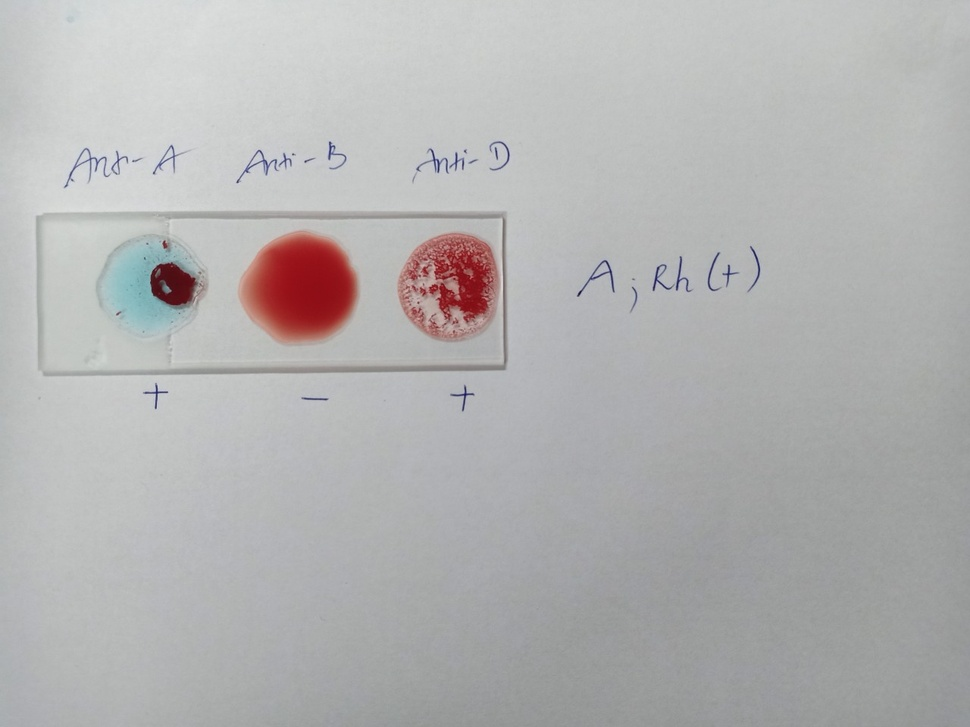
#> input picture bloodtp/test3/mau1.jpg, 970 x 727 px, shrunk from 1280 x 960 before the run
$ python test3.py
#> lines starting #> are read from the running program, lines starting #| are printed output that depends on the picture; after the words box and inside, x2 and y2 are one past the last pixel; in counts of white or black regions, pixels touching at a corner belong together
import numpy as np
import cv2
import matplotlib.pyplot as plt

# read original image
image = cv2.imread("mau1.jpg")
#> image is the input picture: shape (727, 970, 3); mean B, G, R 178.5, 178.5, 179

# convert to gray scale image
gray = cv2.cvtColor(image, cv2.COLOR_BGR2GRAY)
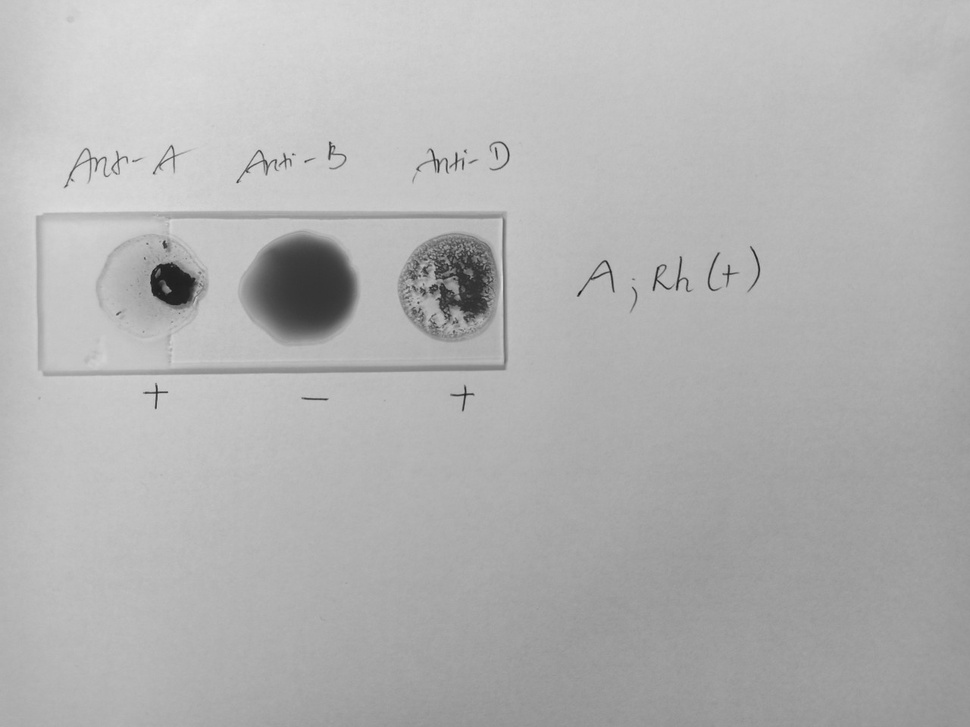
#> gray: shape (727, 970); min 21, max 224, mean 178.5
cv2.imwrite('gray.png', gray)

# apply median filter for smoothning
blurM = cv2.medianBlur(gray, 5)
cv2.imwrite('blurM.png', blurM)

# apply gaussian filter for smoothning
blurG = cv2.GaussianBlur(gray, (9, 9), 0)
cv2.imwrite('blurG.png', blurG)

# histogram equalization
histoNorm = cv2.equalizeHist(gray)
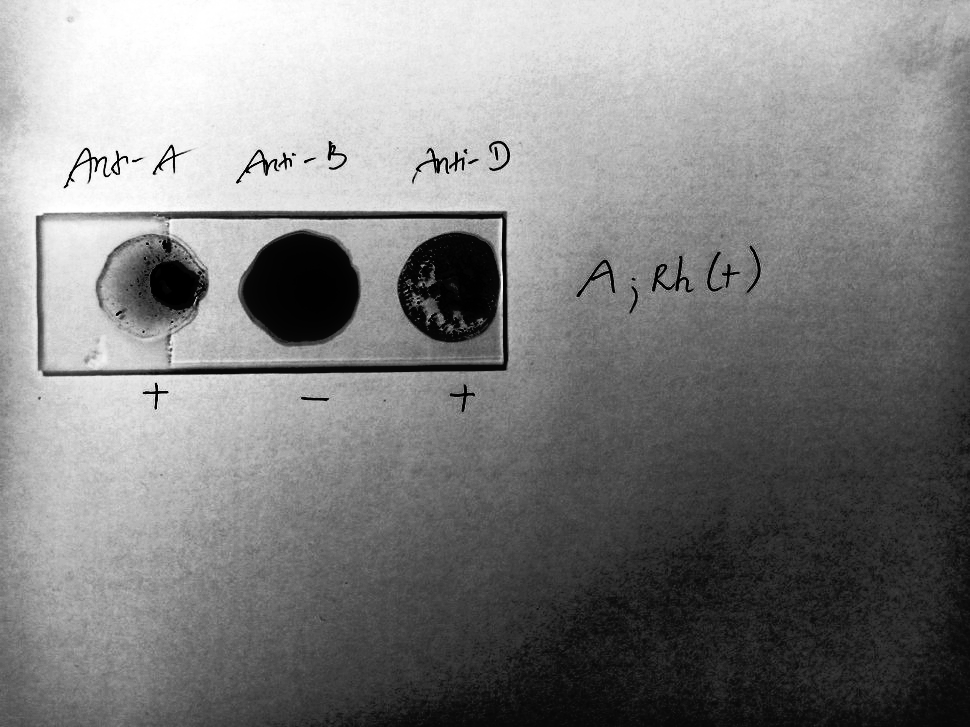
#> histoNorm: shape (727, 970); min 0, max 255, mean 129.5
cv2.imwrite('histoNorm.png', histoNorm)

# create a CLAHE object for
# Contrast Limited Adaptive Histogram Equalization (CLAHE)
clahe = cv2.createCLAHE(clipLimit = 2.0, tileGridSize=(8, 8))
claheNorm = clahe.apply(gray)
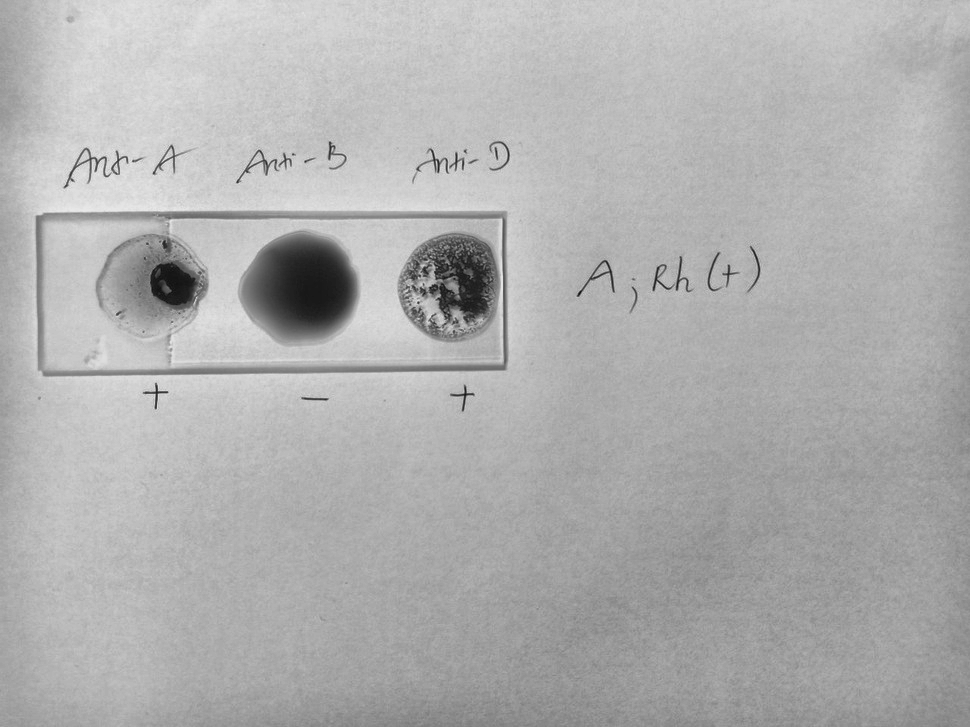
#> claheNorm: shape (727, 970); min 17, max 233, mean 175.4
cv2.imwrite('claheNorm.png', claheNorm)


# contrast stretching
# Function to map each intensity level to output intensity level.
def pixelVal(pix, r1, s1, r2, s2):
	if (0 <= pix and pix <= r1):
		return (s1 / r1) * pix
	elif (r1 < pix and pix <= r2):
		return ((s2 - s1) / (r2 - r1)) * (pix - r1) + s1
	else:
		return ((255 - s2) / (255 - r2)) * (pix - r2) + s2

	# Define parameters.


r1 = 70
s1 = 0
r2 = 200
s2 = 255

# Vectorize the function to apply it to each value in the Numpy array.
pixelVal_vec = np.vectorize(pixelVal)

# Apply contrast stretching.
contrast_stretched = pixelVal_vec(gray, r1, s1, r2, s2)
contrast_stretched_blurM = pixelVal_vec(blurM, r1, s1, r2, s2)

cv2.imwrite('contrast_stretch.png', contrast_stretched)
cv2.imwrite('contrast_stretch_blurM.png',
			contrast_stretched_blurM)
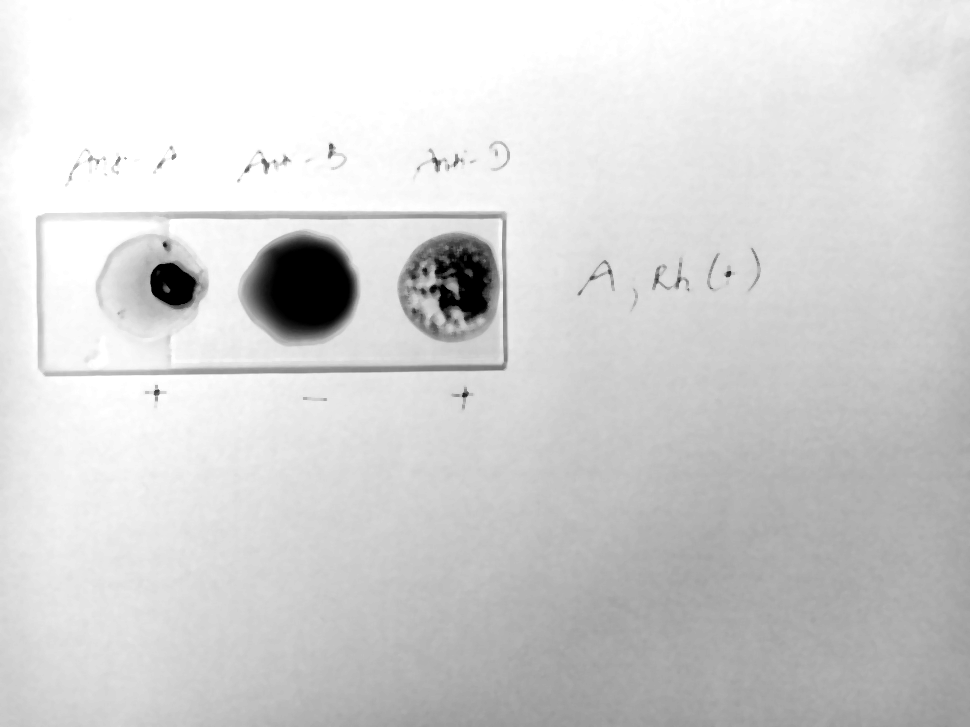
#> saved as contrast_stretch_blurM.png: shape (727, 970); min 0, max 255, mean 211.5

# edge detection using canny edge detector
edge = cv2.Canny(gray, 100, 200)
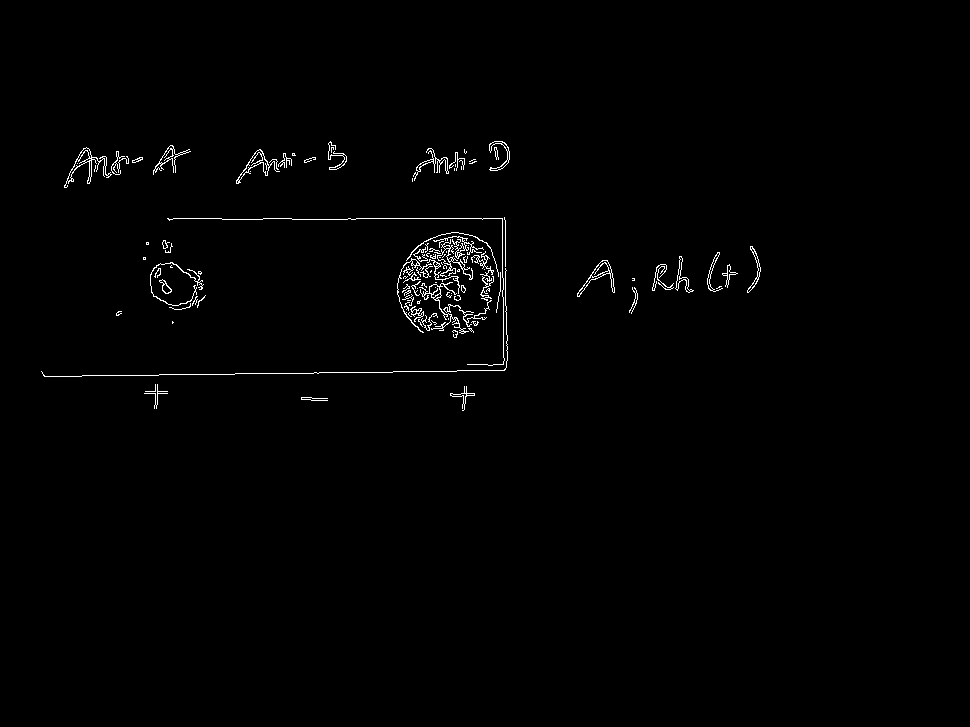
#> edge: shape (727, 970); 0.92% white in thin lines or dots, all inside (x1, y1, x2, y2) = (41, 141, 761, 411)
cv2.imwrite('edge.png', edge)

edgeG = cv2.Canny(blurG, 100, 200)
#> edgeG: shape (727, 970); 0.1% white in thin lines or dots, all inside (x1, y1, x2, y2) = (143, 149, 683, 411)
cv2.imwrite('edgeG.png', edgeG)

edgeM = cv2.Canny(blurM, 100, 200)
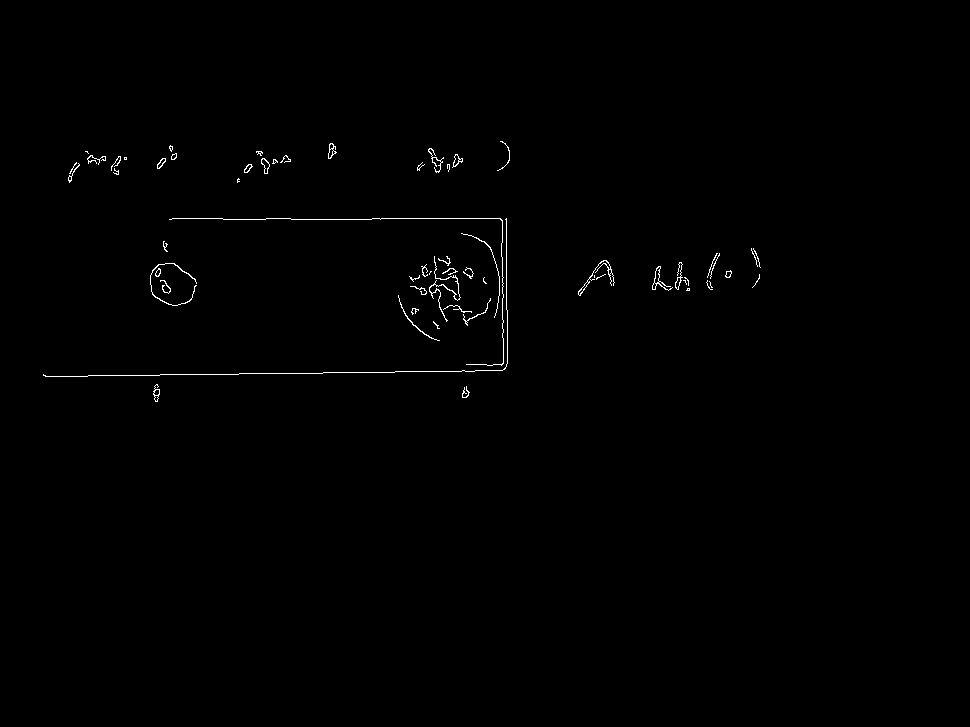
#> edgeM: shape (727, 970); 0.47% white in thin lines or dots, all inside (x1, y1, x2, y2) = (43, 141, 761, 402)
cv2.imwrite('edgeM.png', edgeM)
